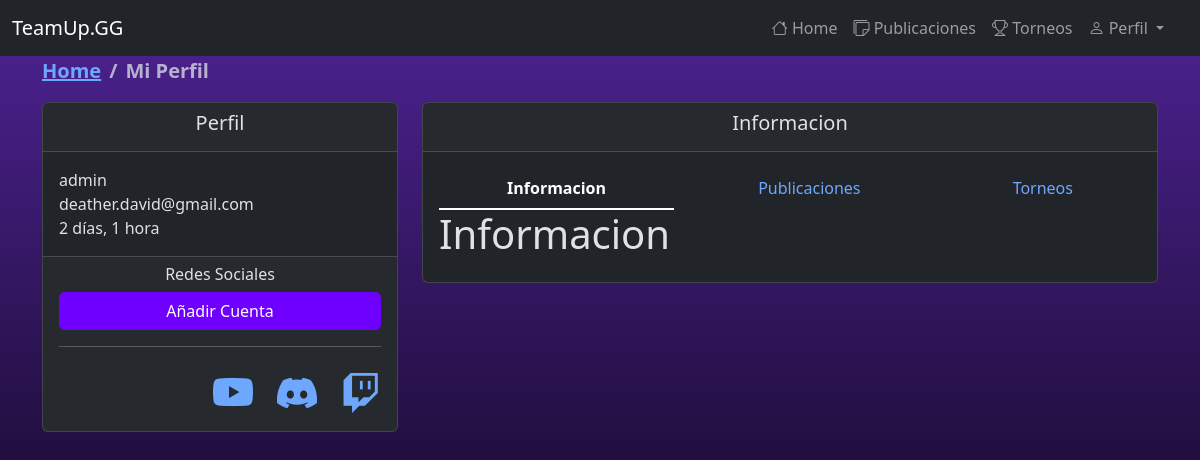
The page /perfil/1/ (signed in) on the database its author committed.
### myapp/models.py (models this page shows, shortened)
class Profile(models.Model):
    user = models.OneToOneField(get_user_model(), on_delete=models.CASCADE)
    nickname = models.CharField(max_length=100, blank=True, null=True)
    date_of_birth = models.DateField()
    gender = models.CharField(max_length=10)
    country = models.CharField(max_length=100)
    riot_puuid = models.CharField(max_length=100, blank=True, null=True)
    def get_socials(self):
        return ProfileSocials.objects.filter(profile=self)

class ProfileSocials(models.Model):
    NETWORK_CHOICES = [
        ('Facebook', 'Facebook'),
        ('Twitter', 'Twitter'),
        ('Instagram', 'Instagram'),
        ('Twitch', 'Twitch'),
        ('Youtube', 'Youtube'),
        ('Discord', 'Discord'),
        ('Steam', 'Steam'),
    ]
    profile = models.ForeignKey(Profile, on_delete=models.CASCADE)
    network = models.CharField(max_length=100, choices=NETWORK_CHOICES)
    url = models.URLField()

### myapp/views.py (the view)
# urls.py: path('perfil/<int:id>/', perfil , name='perfil'),
@login_required
def perfil(request, id):
    profile = Profile.objects.get(user_id=id)
    if request.user.id == id:
        breadcrumbs = [
            {'name': 'Mi Perfil'},
        ]
    else:
        breadcrumbs = [
            {'name': 'Perfiles'},
            {'name': profile.user.username},
        ]
    return render(request, 'perfil.html', {
        'profile': profile,
        'breadcrumbs': breadcrumbs
    })

### myapp/templates/perfil.html (shortened to what this page needs)
{% extends 'base.html' %}
{% block content %}
  <div class="container">
    <section class="row">
      <div class="col-md-4">
        <div class="card">
          <div class="card-header">
            <h5 class="card-title text-center">Perfil</h5>
          </div>
          <div class="card-body">
            {{ profile.user.username }}
            <br />
            {{ profile.user.email }}
            <br />
            {{ profile.date_of_birth|timesince }}
            <br />
          </div>
          <div class="card-footer">
            <h6 class="text-center">Redes Sociales</h6>
            {% if user == profile.user %}
            <a href="{% url 'añadir_cuenta_social' %}" class="btn btn-custom w-100">Añadir Cuenta</a>
            {% endif %}
            <hr>
            <div class="d-flex justify-content-end gap-4">
              {% for social in profile.get_socials %}
              <a href="{{ social.url }}" class="bi bi-{{ social.network|lower }} "  style="font-size: 2.5rem;"></a>
            {% empty %}
              <p>No hay cuentas sociales</p>
            {% endfor %}
            </div>
          </div>
        </div>
      </div>
      <div class="col-md-8">
        <div class="card">
          <div class="card-header">
            <h5 class="card-title text-center">Informacion</h5>
          </div>
          <div class="card-body">
            <ul class="nav nav-underline nav-fill" id="myTab" role="tablist">
              <li class="nav-item" role="presentation">
                <button class="nav-link active" id="profile-tab" data-bs-toggle="tab" data-bs-target="#contact" type="button" role="tab" aria-controls="profile" aria-selected="false">Informacion</button>
              </li>
              <li class="nav-item" role="presentation">
                <button class="nav-link " id="home-tab" data-bs-toggle="tab" data-bs-target="#home" type="button" role="tab" aria-controls="home" aria-selected="true">Publicaciones</button>
              </li>
              <li class="nav-item" role="presentation">
                <button class="nav-link" id="profile-tab" data-bs-toggle="tab" data-bs-target="#profile" type="button" role="tab" aria-controls="profile" aria-selected="false">Torneos</button>
              </li>
            </ul>
            <div class="tab-content" id="myTabContent">
              <div class="tab-pane fade show active" id="contact" role="tabpanel" aria-labelledby="contact-tab">
                <h1>Informacion</h1>
              </div>
            </div>
          </div>
        </div>
      </div>
    </section>
  </div>
{% endblock %}

### myapp/templates/base.html (style rules this page uses)
body { background: linear-gradient(to bottom, #4e2394, #000000); background-attachment: fixed; margin: 0; height: 100%; min-height: 100vh; scroll-behavior: smooth; }
.btn-custom { background-color: #6f00ff; color: #fff; }

### rows shown on the page
Profile: user.username "admin", user.email "deather.david@gmail.com", date_of_birth "2 días, 1 hora"

### other values the page prints
{{ breadcrumb.name }} "Mi Perfil"
